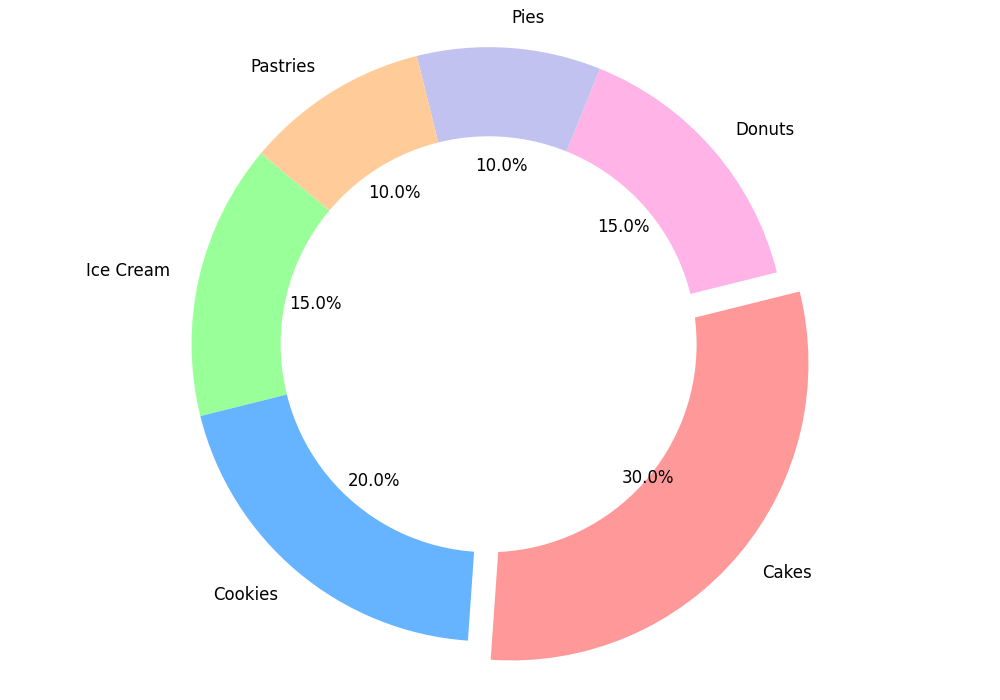

This chart was generated by the following Python code:
import matplotlib.pyplot as plt

desserts = ['Ice Cream', 'Cookies', 'Cakes', 'Donuts', 'Pies', 'Pastries']
sales_percentage = [15, 20, 30, 15, 10, 10]

colors = ['#99ff99', '#66b3ff', '#ff9999', '#ffb3e6', '#c2c2f0', '#ffcc99']
explode = (0, 0, 0.1, 0, 0, 0)

fig, ax = plt.subplots(figsize=(10, 7))
wedges, texts, autotexts = ax.pie(sales_percentage, labels=desserts, autopct='%1.1f%%', startangle=140,
                                  colors=colors, explode=explode, textprops=dict(color="black", fontsize=12))

# Creating a donut shape by drawing a circle at the center of the pie chart
centre_circle = plt.Circle((0, 0), 0.70, fc='white')
ax.add_artist(centre_circle)

ax.axis('equal')  
plt.tight_layout()

plt.show()
